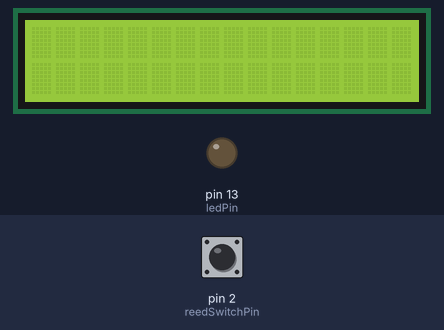
Bench run of a sketch on a simulated Arduino Uno, built with avr-gcc and run on an emulated ATmega328P. On the bench: 16×2 character LCD, output pins drawn as LEDs (lit = HIGH). The inputs (shaded band) are chosen by the test bench; at power-on: pin 2 (reedSwitchPin) LOW.

Above: at 1.2 s.
1.3 s: pin 2 (reedSwitchPin) pulled HIGH for 0.15 s
At 1.8 s:
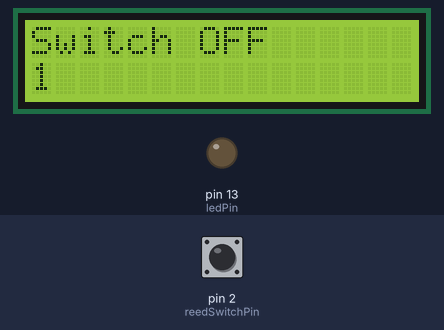
2.9 s: pin 2 (reedSwitchPin) pulled HIGH for 1 s
At 3.5 s:
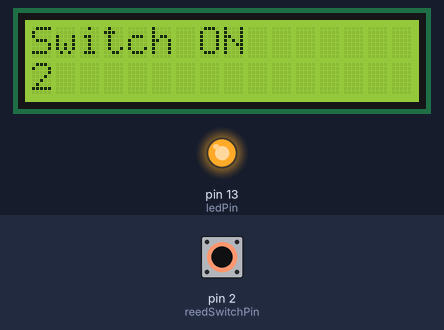
5.4 s: pin 2 (reedSwitchPin) pulled HIGH for 0.15 s
At 6.1 s:
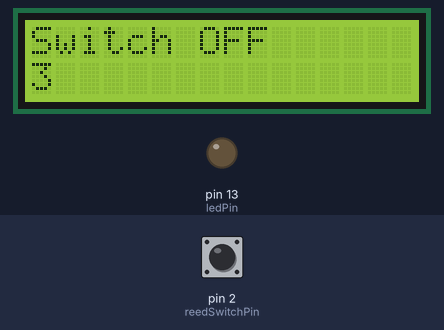
7.0 s: pin 2 (reedSwitchPin) pulled HIGH for 1 s
At 8.5 s:
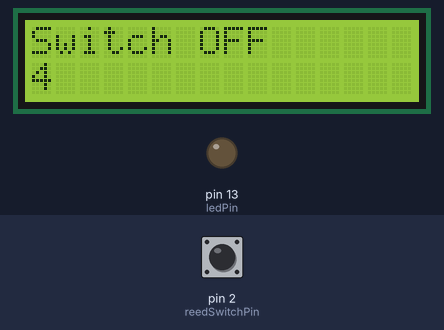
Timing chart, 0 to 10.0 s (numbered marks = the images above; inputs shaded):
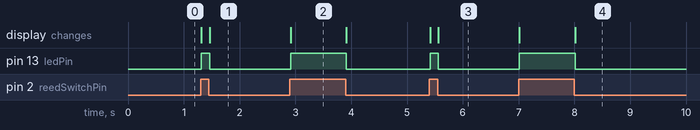

Measured:
- after the input at 1.3 s, pin 13 (ledPin): LOW → HIGH at once, → LOW 0.15 s later; the display: first changes at once (image 1 shows a later state)
- after the input at 2.9 s, pin 13 (ledPin): LOW → HIGH at once, → LOW 1.0 s later; the display: changes at once (image 2)
- after the input at 5.4 s, pin 13 (ledPin): LOW → HIGH at once, → LOW 0.15 s later; the display: first changes at once (image 3 shows a later state)
- after the input at 7.0 s, pin 13 (ledPin): LOW → HIGH at once, → LOW 1.0 s later; the display: first changes at once (image 4 shows a later state)

The sketch:

ReedSwitchLCDInterrupt.ino
```cpp
/*Reed switch + LCD test */
#include <Wire.h>
#include <LiquidCrystal_I2C.h>

// Set the LCD address to 0x27 for a 16 chars and 2 line display
LiquidCrystal_I2C lcd(0x27, 16, 2);
int reedSwitchPin = 2;
int ledPin = 13;
int state = 0;
int licznik = 0;

boolean lcdShowsON = false;

void setup() {
    // initialize the LCD
    lcd.begin();
    pinMode(ledPin, OUTPUT);
    pinMode(reedSwitchPin, INPUT);
}

void loop(){

  state = digitalRead(reedSwitchPin);

  if (state == HIGH) {
    if (!lcdShowsON)
    {
      lcd.clear();
      lcd.print("Switch ON");
      lcd.setCursor(0,1);
      lcd.print(++licznik);
      lcdShowsON = true;
    }
    digitalWrite(ledPin, HIGH);
  }
  else {
    if (lcdShowsON)
    {
      lcd.clear();
      lcd.print("Switch OFF");
      lcd.setCursor(0,1);
      lcd.print(licznik);
      lcdShowsON = false;
    }
    digitalWrite(ledPin, LOW);
  }
}
```
